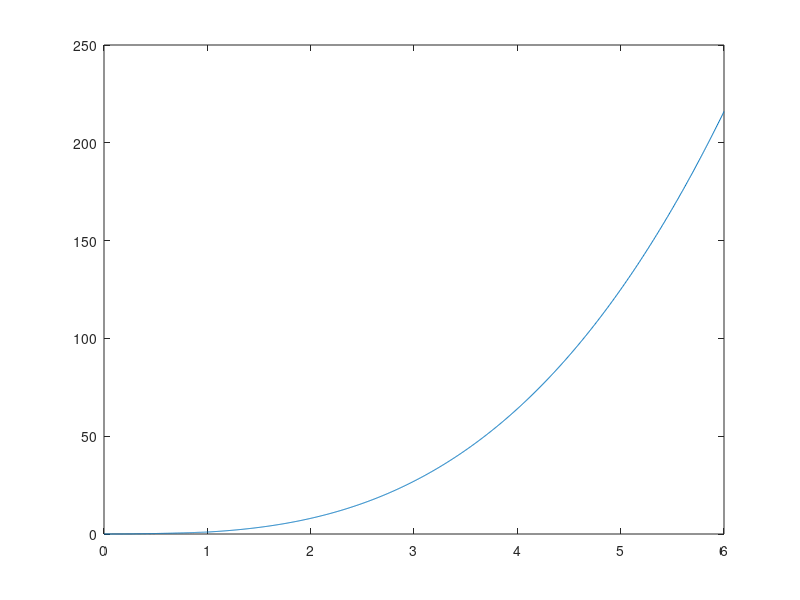

This chart was generated by the following MATLAB code:
t1 = linspace(0, 1, 1000);
t2 = linspace(1, 6, 1000);
y1 = t1.^2;
y2 = t2.^3;
t = [t1, t2];
y = [y1, y2];
figure
plot(t,y);